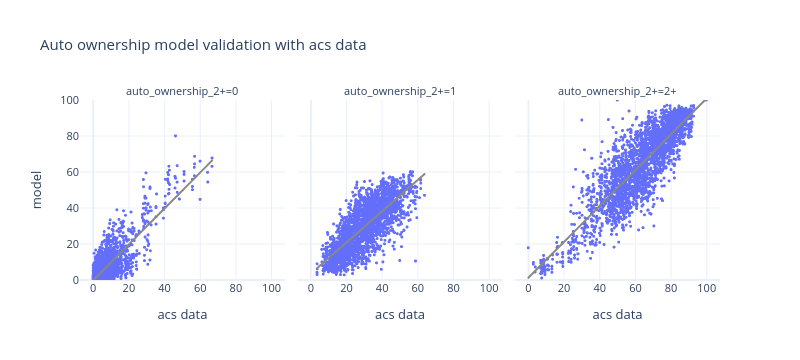

This figure's notebook cell:
### Markdown cell above
- scatterplot

### Code cell
df_plot = pd.pivot(bg_auto_ownership, index=['block_group_id','auto_ownership_2+'], columns='source', values='percentage').reset_index()







fig = px.scatter(df_plot, x="acs data", y="model", trendline="ols", trendline_color_override='rgb(136, 136, 136)',

                 template="plotly_white",

                 facet_col='auto_ownership_2+', height=400, width=1000,

                 title="Auto ownership model validation with acs data")

fig.update_xaxes(dtick=20)

fig.update_yaxes(dtick=20,range=[0, 100])

fig.update_traces(marker_size=3)

fig.update_layout(height=360, width=800, font=dict(size=11))

fig.show()

### Figure 1 — Plotly figure (JSON) as saved in the notebook; plotly's stock layout.template omitted (floating-point values rounded to 4 significant figures; data arrays with more than 128 entries replaced by an {"elided": "..."} marker saying what was removed)
{"data": [{"hovertemplate": "auto_ownership_2+=0<br>acs data=%{x}<br>model=%{y}<extra></extra>", "legendgroup": "", "marker": {"color": "#636efa", "size": 3, "symbol": "circle"}, "mode": "markers", "name": "", "showlegend": false, "type": "scattergl", "x": {"elided": "2641 float values"}, "xaxis": "x", "y": {"elided": "2641 float values"}, "yaxis": "y"}, {"hovertemplate": "<b>OLS trendline</b><br>model = 0.99702 * acs data + -0.187212<br>R<sup>2</sup>=0.700816<br><br>auto_ownership_2+=0<br>acs data=%{x}<br>model=%{y} <b>(trend)</b><extra></extra>", "legendgroup": "", "line": {"color": "rgb(136, 136, 136)"}, "marker": {"color": "#636efa", "size": 3, "symbol": "circle"}, "mode": "lines", "name": "", "showlegend": false, "type": "scattergl", "x": {"elided": "2472 float values"}, "xaxis": "x", "y": {"elided": "2472 float values"}, "yaxis": "y"}, {"hovertemplate": "auto_ownership_2+=1<br>acs data=%{x}<br>model=%{y}<extra></extra>", "legendgroup": "", "marker": {"color": "#636efa", "size": 3, "symbol": "circle"}, "mode": "markers", "name": "", "showlegend": false, "type": "scattergl", "x": {"elided": "2641 float values"}, "xaxis": "x2", "y": {"elided": "2641 float values"}, "yaxis": "y2"}, {"hovertemplate": "<b>OLS trendline</b><br>model = 0.866677 * acs data + 3.47018<br>R<sup>2</sup>=0.600847<br><br>auto_ownership_2+=1<br>acs data=%{x}<br>model=%{y} <b>(trend)</b><extra></extra>", "legendgroup": "", "line": {"color": "rgb(136, 136, 136)"}, "marker": {"color": "#636efa", "size": 3, "symbol": "circle"}, "mode": "lines", "name": "", "showlegend": false, "type": "scattergl", "x": {"elided": "2631 float values"}, "xaxis": "x2", "y": {"elided": "2631 float values"}, "yaxis": "y2"}, {"hovertemplate": "auto_ownership_2+=2+<br>acs data=%{x}<br>model=%{y}<extra></extra>", "legendgroup": "", "marker": {"color": "#636efa", "size": 3, "symbol": "circle"}, "mode": "markers", "name": "", "showlegend": false, "type": "scattergl", "x": {"elided": "2641 float values"}, "xaxis": "x3", "y": {"elided": "2641 float values"}, "yaxis": "y3"}, {"hovertemplate": "<b>OLS trendline</b><br>model = 0.995052 * acs data + 1.1811<br>R<sup>2</sup>=0.735298<br><br>auto_ownership_2+=2+<br>acs data=%{x}<br>model=%{y} <b>(trend)</b><extra></extra>", "legendgroup": "", "line": {"color": "rgb(136, 136, 136)"}, "marker": {"color": "#636efa", "size": 3, "symbol": "circle"}, "mode": "lines", "name": "", "showlegend": false, "type": "scattergl", "x": {"elided": "2632 float values"}, "xaxis": "x3", "y": {"elided": "2632 float values"}, "yaxis": "y3"}], "layout": {"annotations": [{"font": {}, "showarrow": false, "text": "auto_ownership_2+=0", "x": 0.16, "xanchor": "center", "xref": "paper", "y": 1.0, "yanchor": "bottom", "yref": "paper"}, {"font": {}, "showarrow": false, "text": "auto_ownership_2+=1", "x": 0.5, "xanchor": "center", "xref": "paper", "y": 1.0, "yanchor": "bottom", "yref": "paper"}, {"font": {}, "showarrow": false, "text": "auto_ownership_2+=2+", "x": 0.84, "xanchor": "center", "xref": "paper", "y": 1.0, "yanchor": "bottom", "yref": "paper"}], "font": {"size": 11}, "height": 360, "legend": {"tracegroupgap": 0}, "title": {"text": "Auto ownership model validation with acs data"}, "width": 800, "xaxis": {"anchor": "y", "domain": [0.0, 0.32], "dtick": 20, "title": {"text": "acs data"}}, "xaxis2": {"anchor": "y2", "domain": [0.34, 0.66], "dtick": 20, "matches": "x", "title": {"text": "acs data"}}, "xaxis3": {"anchor": "y3", "domain": [0.68, 1.0], "dtick": 20, "matches": "x", "title": {"text": "acs data"}}, "yaxis": {"anchor": "x", "domain": [0.0, 1.0], "dtick": 20, "range": [0, 100], "title": {"text": "model"}}, "yaxis2": {"anchor": "x2", "domain": [0.0, 1.0], "dtick": 20, "matches": "y", "range": [0, 100], "showticklabels": false}, "yaxis3": {"anchor": "x3", "domain": [0.0, 1.0], "dtick": 20, "matches": "y", "range": [0, 100], "showticklabels": false}}}
